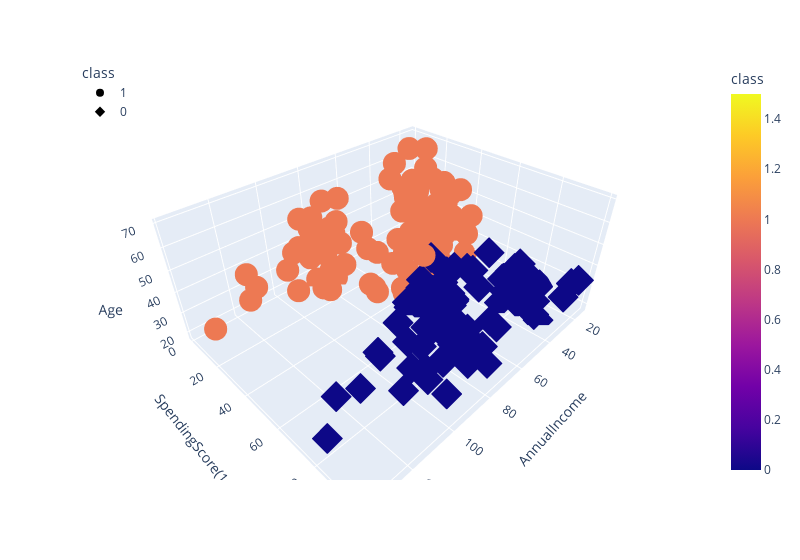

Notebook code cell kept with this figure:
### Code cell
fig = px.scatter_3d(
    df_shopping,
    x="AnnualIncome",
    y="SpendingScore(1-100)",
    z="Age",
    color="class",
    symbol="class",
    width=800,
)
fig.update_layout(legend=dict(x=0, y=1))
fig.show()

### Figure 1 — Plotly figure (JSON) as saved in the notebook; plotly's stock layout.template omitted (floating-point values rounded to 4 significant figures)
{"data": [{"hovertemplate": "class=%{marker.color}<br>AnnualIncome=%{x}<br>SpendingScore(1-100)=%{y}<br>Age=%{z}<extra></extra>", "legendgroup": "1", "marker": {"color": [1, 1, 1, 1, 1, 1, 1, 1, 1, 1, 1, 1, 1, 1, 1, 1, 1, 1, 1, 1, 1, 1, 1, 1, 1, 1, 1, 1, 1, 1, 1, 1, 1, 1, 1, 1, 1, 1, 1, 1, 1, 1, 1, 1, 1, 1, 1, 1, 1, 1, 1, 1, 1, 1, 1, 1, 1, 1, 1, 1, 1, 1, 1, 1, 1, 1, 1, 1, 1, 1, 1, 1, 1, 1, 1, 1, 1, 1, 1, 1, 1, 1, 1, 1, 1, 1, 1, 1, 1, 1, 1, 1, 1, 1, 1, 1, 1, 1, 1, 1, 1, 1, 1, 1, 1, 1, 1, 1, 1, 1, 1, 1, 1, 1, 1], "coloraxis": "coloraxis", "symbol": "circle"}, "mode": "markers", "name": "1", "scene": "scene", "showlegend": true, "type": "scatter3d", "x": [15, 16, 17, 18, 19, 19, 20, 20, 21, 23, 24, 25, 28, 28, 29, 30, 33, 33, 34, 37, 38, 39, 39, 40, 40, 40, 40, 42, 43, 43, 43, 44, 44, 46, 46, 47, 47, 48, 48, 48, 48, 49, 49, 50, 50, 54, 54, 54, 54, 54, 54, 54, 54, 57, 58, 59, 59, 60, 60, 60, 60, 61, 62, 62, 62, 62, 62, 63, 63, 63, 63, 63, 64, 65, 67, 67, 67, 70, 71, 71, 71, 72, 73, 73, 74, 75, 76, 77, 77, 78, 78, 78, 78, 78, 78, 79, 81, 85, 86, 87, 87, 87, 88, 88, 93, 97, 98, 99, 101, 103, 103, 113, 120, 126, 137], "y": [39, 6, 40, 6, 3, 14, 15, 13, 35, 29, 35, 5, 14, 32, 31, 4, 4, 14, 17, 26, 35, 36, 28, 55, 47, 42, 42, 52, 60, 45, 41, 50, 46, 46, 56, 52, 59, 51, 50, 48, 47, 55, 42, 49, 56, 47, 53, 48, 42, 51, 41, 44, 46, 58, 46, 55, 41, 49, 40, 42, 47, 42, 41, 48, 59, 56, 42, 50, 46, 43, 48, 52, 42, 43, 43, 57, 40, 29, 35, 11, 9, 34, 5, 7, 10, 5, 40, 12, 36, 22, 17, 20, 16, 1, 1, 35, 5, 26, 20, 27, 13, 10, 13, 15, 14, 32, 15, 39, 24, 17, 23, 8, 16, 28, 18], "z": [19, 20, 31, 35, 64, 67, 58, 37, 35, 52, 35, 46, 54, 45, 40, 60, 53, 49, 42, 36, 65, 48, 49, 50, 27, 29, 31, 49, 59, 50, 47, 51, 69, 53, 70, 67, 54, 63, 43, 68, 32, 70, 47, 60, 60, 59, 45, 40, 49, 57, 67, 46, 48, 55, 50, 68, 18, 48, 40, 32, 47, 48, 23, 49, 67, 49, 21, 66, 54, 68, 66, 65, 38, 63, 51, 50, 38, 23, 43, 59, 47, 25, 20, 44, 19, 57, 28, 25, 48, 34, 43, 44, 47, 37, 34, 56, 19, 50, 42, 36, 40, 36, 52, 58, 59, 37, 46, 41, 54, 41, 34, 33, 47, 45, 32]}, {"hovertemplate": "class=%{marker.color}<br>AnnualIncome=%{x}<br>SpendingScore(1-100)=%{y}<br>Age=%{z}<extra></extra>", "legendgroup": "0", "marker": {"color": [0, 0, 0, 0, 0, 0, 0, 0, 0, 0, 0, 0, 0, 0, 0, 0, 0, 0, 0, 0, 0, 0, 0, 0, 0, 0, 0, 0, 0, 0, 0, 0, 0, 0, 0, 0, 0, 0, 0, 0, 0, 0, 0, 0, 0, 0, 0, 0, 0, 0, 0, 0, 0, 0, 0, 0, 0, 0, 0, 0, 0, 0, 0, 0, 0, 0, 0, 0, 0, 0, 0, 0, 0, 0, 0, 0, 0, 0, 0, 0, 0, 0, 0, 0, 0], "coloraxis": "coloraxis", "symbol": "diamond"}, "mode": "markers", "name": "0", "scene": "scene", "showlegend": true, "type": "scatter3d", "x": [15, 16, 17, 18, 19, 19, 20, 20, 21, 23, 24, 25, 28, 28, 29, 30, 33, 33, 34, 37, 38, 39, 39, 42, 43, 46, 46, 48, 48, 54, 54, 54, 54, 57, 58, 60, 60, 61, 62, 63, 64, 65, 65, 65, 67, 69, 69, 70, 71, 71, 71, 72, 73, 73, 74, 75, 76, 77, 77, 78, 78, 78, 78, 78, 78, 79, 81, 85, 86, 87, 87, 87, 88, 88, 93, 97, 98, 99, 101, 103, 103, 113, 120, 126, 137], "y": [81, 77, 76, 94, 72, 99, 77, 79, 66, 98, 73, 73, 82, 61, 87, 73, 92, 81, 73, 75, 92, 61, 65, 60, 54, 51, 55, 59, 59, 54, 52, 55, 57, 55, 60, 52, 50, 49, 55, 54, 46, 48, 50, 59, 56, 58, 91, 77, 95, 75, 75, 71, 88, 73, 72, 93, 87, 97, 74, 90, 88, 76, 89, 78, 73, 83, 93, 75, 95, 63, 75, 92, 86, 69, 90, 86, 88, 97, 68, 85, 69, 91, 79, 74, 83], "z": [21, 23, 22, 23, 30, 35, 24, 22, 20, 35, 25, 31, 29, 35, 23, 21, 18, 21, 30, 20, 24, 31, 24, 33, 31, 27, 19, 18, 19, 26, 23, 38, 21, 22, 34, 24, 27, 20, 26, 19, 19, 18, 19, 49, 27, 40, 39, 31, 40, 38, 39, 31, 29, 32, 35, 32, 32, 28, 32, 34, 39, 38, 27, 30, 30, 29, 31, 36, 33, 32, 28, 36, 30, 27, 35, 32, 29, 30, 28, 36, 32, 38, 35, 32, 30]}], "layout": {"coloraxis": {"colorbar": {"title": {"text": "class"}}, "colorscale": [[0, "#0d0887"], [0.1111, "#46039f"], [0.2222, "#7201a8"], [0.3333, "#9c179e"], [0.4444, "#bd3786"], [0.5556, "#d8576b"], [0.6667, "#ed7953"], [0.7778, "#fb9f3a"], [0.8889, "#fdca26"], [1, "#f0f921"]]}, "legend": {"title": {"text": "class"}, "tracegroupgap": 0, "x": 0, "y": 1}, "margin": {"t": 60}, "scene": {"domain": {"x": [0, 1], "y": [0, 1]}, "xaxis": {"title": {"text": "AnnualIncome"}}, "yaxis": {"title": {"text": "SpendingScore(1-100)"}}, "zaxis": {"title": {"text": "Age"}}}, "width": 800}}
